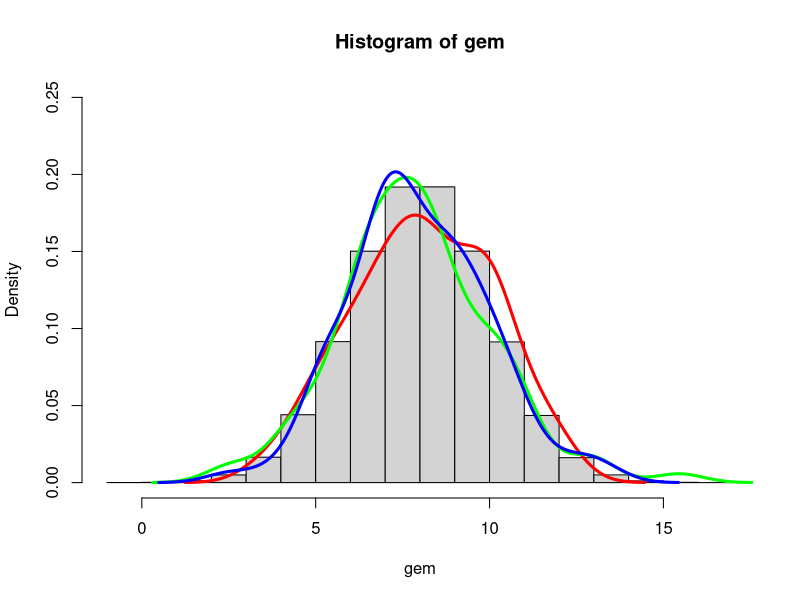
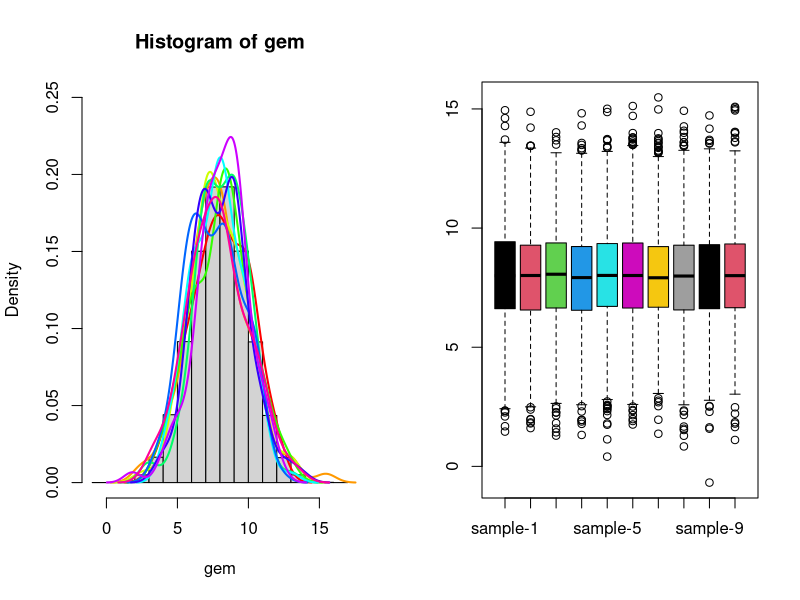

Write the R code that produced these figures, in order.

################################################################################
#    &&&....&&&    % Learning R Course in Summer of 2022                       #
#  &&&&&&..&&&&&&  % Teacher: Bo Li, Mingwei Liu                               #
#  &&&&&&&&&&&&&&  % Date: Jul. 05th, 2022                                     #
#   &&&&&&&&&&&&   %                                                           #
#     &&&&&&&&     % Environment: R version 4.1.1;                             #
#       &&&&       % Platform: x86_64-w64-mingw32/x64 (64-bit)                 #
#        &         %                                                           #
################################################################################

################################################################################
### code chunk number 07: Data Distribution and Normalization.
################################################################################

### ****************************************************************************
### Step-01. About working directory in R. 

# For windows, work directory. 

pri.dir <- getwd()

setwd("D:/00-GitHub/LRC/tmp/")

### End of Step-01.
### ****************************************************************************

### ****************************************************************************
### Step-02. Simulating a gene expression matrix. 

# 1) Simulating a GEM showing expression levels of 2000 genes in 100 samples. 

# 随机生成200000个数值，这些数值来自均值为8标准差为2的正态分布
gem <- rnorm(2000*100, mean = 8, sd = 2)

length(gem)

is.matrix(gem)

gem <- matrix(gem, nrow = 2000)

dim(gem)

head(gem)

# 2) Naming the data distribution.  

rownames(gem) <- paste("mRNA", 1:2000, sep = "-")

colnames(gem) <- paste("sample", 1:100, sep = "-")

head(gem)

### End of Step-02.
### ****************************************************************************

### ****************************************************************************
### Step-03. Checking the distribution of gene expression data. 

# 1) Installing and loading the related R package. 

# install.packages("fBasics")

library(fBasics)


# 2) Computing the statistics, skewness and kurtosis.

gem1 <- as.data.frame(gem)

skewness(gem1)

kurtosis(gem1)

# 3) Generating the histogram and fitting lines. 

dim(gem)

g1 <- gem[1, ]
g2 <- gem[2, ]
g3 <- gem[3, ]
g4 <- gem[4, ]

hist(gem, breaks = 20, probability = TRUE, ylim = c(0, .25))

lines(density(g1), col = "red", lwd = 3)
lines(density(g2), col = "green", lwd = 3)
lines(density(g3), col = "blue", lwd = 3)

# 4） Another way for step-3. 


op <- par(mfrow = c(1, 2))

hist(gem, breaks = 20, probability = TRUE, ylim = c(0, .25))

for (i in 1:10) {
  lines(density(gem[i, ]), col = rainbow(10)[i], lwd = 2)
}

boxplot(gem[, 1:10], col = 1:10)

par(op)

### End of Step-03.
### **************************************************************************** 

### ****************************************************************************
### Step-04. Understanding centering and scaling for datasets in bio-medicine. 

# 1) Taking the iris score analysis for two classes as the example.

set.seed(714)

S1 <- runif(26, min = 20, max = 80)

S2 <- runif(20, min = 50, max = 100)

S1 <- round(S1);  S2 <- round(S2)

names(S1) <- LETTERS

names(S2) <- letters[1:20]

# 2) Comparing the score of student D in class-1 and student d in class-2. 

D1 <- S1["D"]
d1 <- S2["d"]
D1 > d1

D2 <- D1 - mean(S1)
d2 <- d1 - mean(S2)
D2 > d2

D3 <- (D1 - mean(S1)) / sd(S1) 
d3 <- (d1 - mean(S2)) / sd(S2) 
D3 > d3

D4 <- ((D1 - min(S1)) / (max(S1) - min(S1))) * 100
d4 <- ((d1 - min(S2)) / (max(S2) - min(S2))) * 100
D4 > d4

# 3) Which one is the best way to compare the score between student D and d?

### End of Step-04.
### ****************************************************************************

################################################################################
### End of chunk-01.
################################################################################
